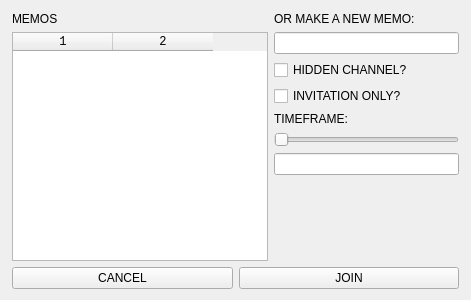
<?xml version="1.0" encoding="UTF-8"?>
<ui version="4.0">
 <class>MemosWindow</class>
 <widget class="QWidget" name="MemosWindow">
  <property name="geometry">
   <rect>
    <x>0</x>
    <y>0</y>
    <width>471</width>
    <height>300</height>
   </rect>
  </property>
  <property name="windowTitle">
   <string>Memos</string>
  </property>
  <widget class="QWidget" name="verticalLayoutWidget">
   <property name="geometry">
    <rect>
     <x>0</x>
     <y>0</y>
     <width>471</width>
     <height>301</height>
    </rect>
   </property>
   <layout class="QVBoxLayout" name="verticalLayout">
    <property name="margin">
     <number>12</number>
    </property>
    <item>
     <layout class="QHBoxLayout" name="horizontalLayout_2">
      <item>
       <layout class="QVBoxLayout" name="verticalLayout_2">
        <item>
         <widget class="QLabel" name="label">
          <property name="text">
           <string>MEMOS</string>
          </property>
         </widget>
        </item>
        <item>
         <widget class="QTableWidget" name="memosTableWidget">
          <property name="sizePolicy">
           <sizepolicy hsizetype="Expanding" vsizetype="Expanding">
            <horstretch>0</horstretch>
            <verstretch>0</verstretch>
           </sizepolicy>
          </property>
          <property name="font">
           <font>
            <family>Courier New</family>
           </font>
          </property>
          <property name="showDropIndicator" stdset="0">
           <bool>false</bool>
          </property>
          <property name="dragDropOverwriteMode">
           <bool>false</bool>
          </property>
          <property name="selectionMode">
           <enum>QAbstractItemView::SingleSelection</enum>
          </property>
          <property name="selectionBehavior">
           <enum>QAbstractItemView::SelectRows</enum>
          </property>
          <property name="showGrid">
           <bool>false</bool>
          </property>
          <property name="sortingEnabled">
           <bool>true</bool>
          </property>
          <property name="rowCount">
           <number>0</number>
          </property>
          <property name="columnCount">
           <number>2</number>
          </property>
          <attribute name="horizontalHeaderCascadingSectionResizes">
           <bool>false</bool>
          </attribute>
          <attribute name="horizontalHeaderDefaultSectionSize">
           <number>60</number>
          </attribute>
          <attribute name="horizontalHeaderMinimumSectionSize">
           <number>100</number>
          </attribute>
          <attribute name="horizontalHeaderStretchLastSection">
           <bool>false</bool>
          </attribute>
          <column/>
          <column/>
         </widget>
        </item>
       </layout>
      </item>
      <item>
       <layout class="QVBoxLayout" name="verticalLayout_3">
        <item>
         <widget class="QLabel" name="label_2">
          <property name="text">
           <string>OR MAKE A NEW MEMO:</string>
          </property>
         </widget>
        </item>
        <item>
         <widget class="QLineEdit" name="memoNameLineEdit">
          <property name="sizePolicy">
           <sizepolicy hsizetype="Minimum" vsizetype="Fixed">
            <horstretch>0</horstretch>
            <verstretch>0</verstretch>
           </sizepolicy>
          </property>
         </widget>
        </item>
        <item>
         <widget class="QCheckBox" name="hiddenChannelCheck">
          <property name="text">
           <string>HIDDEN CHANNEL?</string>
          </property>
         </widget>
        </item>
        <item>
         <widget class="QCheckBox" name="invitationOnlyCheck">
          <property name="text">
           <string>INVITATION ONLY?</string>
          </property>
         </widget>
        </item>
        <item>
         <widget class="QLabel" name="label_3">
          <property name="text">
           <string>TIMEFRAME:</string>
          </property>
         </widget>
        </item>
        <item>
         <widget class="QSlider" name="timeframeSlider">
          <property name="orientation">
           <enum>Qt::Horizontal</enum>
          </property>
         </widget>
        </item>
        <item>
         <widget class="QLineEdit" name="timeframeDisplayLine"/>
        </item>
        <item>
         <spacer name="verticalSpacer">
          <property name="orientation">
           <enum>Qt::Vertical</enum>
          </property>
          <property name="sizeHint" stdset="0">
           <size>
            <width>20</width>
            <height>40</height>
           </size>
          </property>
         </spacer>
        </item>
       </layout>
      </item>
     </layout>
    </item>
    <item>
     <layout class="QHBoxLayout" name="horizontalLayout_3">
      <item>
       <widget class="QPushButton" name="cancelMemoButton">
        <property name="text">
         <string>CANCEL</string>
        </property>
       </widget>
      </item>
      <item>
       <widget class="QPushButton" name="joinMemoButton">
        <property name="text">
         <string>JOIN</string>
        </property>
       </widget>
      </item>
     </layout>
    </item>
   </layout>
  </widget>
 </widget>
 <resources/>
 <connections/>
</ui>
